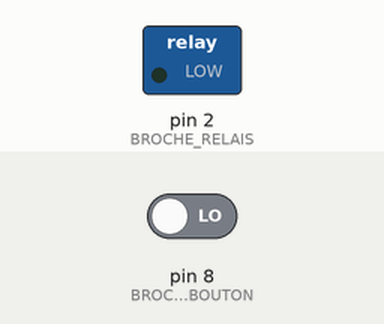
Simulated run of this sketch. Board: Arduino Uno, built with avr-gcc and run on an emulated ATmega328P. Shown: switched loads named in the sketch (green lamp = pin HIGH). Dashed ring = blinking. The test bench sets the inputs (shaded band); at power-on: pin 8 (BROCHE_BOUTON) LOW.

Above: at 1.2 s.
1.3 s: pin 8 (BROCHE_BOUTON) driven HIGH
At 1.6 s:
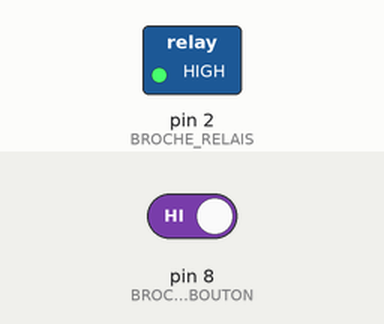
4.3 s: pin 8 (BROCHE_BOUTON) driven LOW
At 5.2 s:
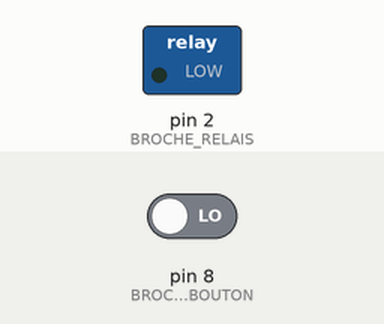
Timing chart, 0 to 7.3 s (numbered marks = the images above; inputs shaded):
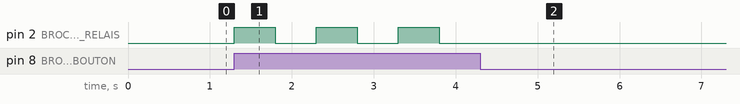

The sketch:

declencher_un_relais.ino
```cpp
/*
    Utilisation d'un relais pour déclencher un appareil sur secteur
    Avec un module grove relay
      * https://wiki.seeedstudio.com/Grove-Relay/

    La mise au niveau haut d'une broche digitale active le relais
*/


#define BROCHE_BOUTON  8
#define BROCHE_RELAIS  2

bool etat_relais = false;

void setup() {
  pinMode(BROCHE_BOUTON, INPUT);
  pinMode(BROCHE_RELAIS, OUTPUT);
}

void loop() {

  if (digitalRead(BROCHE_BOUTON) == HIGH) { // Quand le bouton est appuyé

    etat_relais = !etat_relais;

    if (etat_relais) digitalWrite(BROCHE_RELAIS, HIGH);
    else digitalWrite(BROCHE_RELAIS, LOW);

    delay(500);  // debounce minimal...
  }

}
```

Measured:
- after the input at 1.3 s, pin 2 (BROCHE_RELAIS): alternates HIGH for 0.50 s and LOW for 0.50 s, starting at once
- after the input at 4.3 s, pin 2 (BROCHE_RELAIS): stops changing and stays LOW
